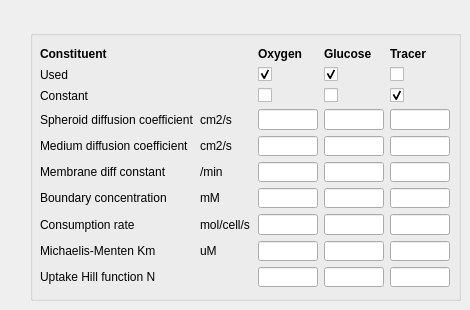
          <widget class="QWidget" name="tab_chemo">
           <property name="enabled">
            <bool>true</bool>
           </property>
           <attribute name="title">
            <string>Constituents</string>
           </attribute>
           <widget class="QGroupBox" name="groupBox_const1">
            <property name="geometry">
             <rect>
              <x>30</x>
              <y>30</y>
              <width>431</width>
              <height>271</height>
             </rect>
            </property>
            <property name="title">
             <string/>
            </property>
            <widget class="QWidget" name="gridLayoutWidget">
             <property name="geometry">
              <rect>
               <x>10</x>
               <y>17</y>
               <width>410</width>
               <height>240</height>
              </rect>
             </property>
             <layout class="QGridLayout" name="gridLayout_3">
              <item row="0" column="0">
               <widget class="QLabel" name="alabel_const">
                <property name="font">
                 <font>
                  <weight>75</weight>
                  <bold>true</bold>
                 </font>
                </property>
                <property name="text">
                 <string>Constituent</string>
                </property>
               </widget>
              </item>
              <item row="1" column="0">
               <widget class="QLabel" name="alabel_constused">
                <property name="font">
                 <font>
                  <weight>50</weight>
                  <bold>false</bold>
                 </font>
                </property>
                <property name="text">
                 <string>Used</string>
                </property>
               </widget>
              </item>
              <item row="3" column="0">
               <widget class="QMyLabel" name="label_OXYGEN_DIFF_COEF">
                <property name="font">
                 <font>
                  <weight>50</weight>
                  <bold>false</bold>
                 </font>
                </property>
                <property name="text">
                 <string>Spheroid diffusion coefficient</string>
                </property>
               </widget>
              </item>
              <item row="6" column="0">
               <widget class="QMyLabel" name="label_OXYGEN_BDRY_CONC">
                <property name="font">
                 <font>
                  <weight>50</weight>
                  <bold>false</bold>
                 </font>
                </property>
                <property name="text">
                 <string>Boundary concentration</string>
                </property>
               </widget>
              </item>
              <item row="0" column="3">
               <widget class="QLabel" name="alabel_OXYGEN">
                <property name="sizePolicy">
                 <sizepolicy hsizetype="Expanding" vsizetype="Fixed">
                  <horstretch>0</horstretch>
                  <verstretch>0</verstretch>
                 </sizepolicy>
                </property>
                <property name="minimumSize">
                 <size>
                  <width>0</width>
                  <height>0</height>
                 </size>
                </property>
                <property name="maximumSize">
                 <size>
                  <width>50</width>
                  <height>16777215</height>
                 </size>
                </property>
                <property name="font">
                 <font>
                  <weight>75</weight>
                  <bold>true</bold>
                 </font>
                </property>
                <property name="text">
                 <string>Oxygen</string>
                </property>
               </widget>
              </item>
              <item row="0" column="4">
               <widget class="QLabel" name="alabel_GLUCOSE">
                <property name="sizePolicy">
                 <sizepolicy hsizetype="Expanding" vsizetype="Fixed">
                  <horstretch>0</horstretch>
                  <verstretch>0</verstretch>
                 </sizepolicy>
                </property>
                <property name="maximumSize">
                 <size>
                  <width>50</width>
                  <height>16777215</height>
                 </size>
                </property>
                <property name="font">
                 <font>
                  <weight>75</weight>
                  <bold>true</bold>
                 </font>
                </property>
                <property name="text">
                 <string>Glucose</string>
                </property>
               </widget>
              </item>
              <item row="6" column="4">
               <widget class="QLineEdit" name="line_GLUCOSE_BDRY_CONC">
                <property name="maximumSize">
                 <size>
                  <width>60</width>
                  <height>16777215</height>
                 </size>
                </property>
                <property name="alignment">
                 <set>Qt::AlignRight|Qt::AlignTrailing|Qt::AlignVCenter</set>
                </property>
               </widget>
              </item>
              <item row="3" column="4">
               <widget class="QLineEdit" name="line_GLUCOSE_DIFF_COEF">
                <property name="maximumSize">
                 <size>
                  <width>60</width>
                  <height>16777215</height>
                 </size>
                </property>
                <property name="alignment">
                 <set>Qt::AlignRight|Qt::AlignTrailing|Qt::AlignVCenter</set>
                </property>
               </widget>
              </item>
              <item row="3" column="3">
               <widget class="QLineEdit" name="line_OXYGEN_DIFF_COEF">
                <property name="maximumSize">
                 <size>
                  <width>60</width>
                  <height>16777215</height>
                 </size>
                </property>
                <property name="alignment">
                 <set>Qt::AlignRight|Qt::AlignTrailing|Qt::AlignVCenter</set>
                </property>
               </widget>
              </item>
              <item row="6" column="3">
               <widget class="QLineEdit" name="line_OXYGEN_BDRY_CONC">
                <property name="maximumSize">
                 <size>
                  <width>60</width>
                  <height>16777215</height>
                 </size>
                </property>
                <property name="alignment">
                 <set>Qt::AlignRight|Qt::AlignTrailing|Qt::AlignVCenter</set>
                </property>
               </widget>
              </item>
              <item row="1" column="3">
               <widget class="QMyCheckBox" name="cbox_USE_OXYGEN">
                <property name="maximumSize">
                 <size>
                  <width>60</width>
                  <height>16777215</height>
                 </size>
                </property>
                <property name="text">
                 <string/>
                </property>
                <property name="checked">
                 <bool>true</bool>
                </property>
               </widget>
              </item>
              <item row="1" column="4">
               <widget class="QMyCheckBox" name="cbox_USE_GLUCOSE">
                <property name="maximumSize">
                 <size>
                  <width>60</width>
                  <height>16777215</height>
                 </size>
                </property>
                <property name="text">
                 <string/>
                </property>
                <property name="checked">
                 <bool>true</bool>
                </property>
               </widget>
              </item>
              <item row="3" column="1">
               <widget class="QLabel" name="units_diffcoef">
                <property name="text">
                 <string>cm2/s</string>
                </property>
               </widget>
              </item>
              <item row="6" column="1">
               <widget class="QLabel" name="units_bdryconc">
                <property name="text">
                 <string>mM</string>
                </property>
               </widget>
              </item>
              <item row="7" column="0">
               <widget class="QMyLabel" name="label_OXYGEN_CONSUMPTION">
                <property name="font">
                 <font>
                  <weight>50</weight>
                  <bold>false</bold>
                 </font>
                </property>
                <property name="text">
                 <string>Consumption rate</string>
                </property>
               </widget>
              </item>
              <item row="7" column="1">
               <widget class="QLabel" name="units_consumption">
                <property name="text">
                 <string>mol/cell/s</string>
                </property>
               </widget>
              </item>
              <item row="7" column="3">
               <widget class="QLineEdit" name="line_OXYGEN_CONSUMPTION">
                <property name="maximumSize">
                 <size>
                  <width>60</width>
                  <height>16777215</height>
                 </size>
                </property>
                <property name="alignment">
                 <set>Qt::AlignRight|Qt::AlignTrailing|Qt::AlignVCenter</set>
                </property>
               </widget>
              </item>
              <item row="7" column="4">
               <widget class="QLineEdit" name="line_GLUCOSE_CONSUMPTION">
                <property name="maximumSize">
                 <size>
                  <width>60</width>
                  <height>16777215</height>
                 </size>
                </property>
                <property name="alignment">
                 <set>Qt::AlignRight|Qt::AlignTrailing|Qt::AlignVCenter</set>
                </property>
               </widget>
              </item>
              <item row="8" column="0">
               <widget class="QMyLabel" name="label_OXYGEN_MM_KM">
                <property name="font">
                 <font>
                  <weight>50</weight>
                  <bold>false</bold>
                 </font>
                </property>
                <property name="text">
                 <string>Michaelis-Menten Km</string>
                </property>
               </widget>
              </item>
              <item row="8" column="1">
               <widget class="QLabel" name="units_MM_Km">
                <property name="text">
                 <string>uM</string>
                </property>
               </widget>
              </item>
              <item row="8" column="3">
               <widget class="QLineEdit" name="line_OXYGEN_MM_KM">
                <property name="maximumSize">
                 <size>
                  <width>60</width>
                  <height>16777215</height>
                 </size>
                </property>
                <property name="alignment">
                 <set>Qt::AlignRight|Qt::AlignTrailing|Qt::AlignVCenter</set>
                </property>
               </widget>
              </item>
              <item row="8" column="4">
               <widget class="QLineEdit" name="line_GLUCOSE_MM_KM">
                <property name="maximumSize">
                 <size>
                  <width>60</width>
                  <height>16777215</height>
                 </size>
                </property>
                <property name="alignment">
                 <set>Qt::AlignRight|Qt::AlignTrailing|Qt::AlignVCenter</set>
                </property>
               </widget>
              </item>
              <item row="9" column="0">
               <widget class="QMyLabel" name="label_OXYGEN_HILL_N">
                <property name="font">
                 <font>
                  <weight>50</weight>
                  <bold>false</bold>
                 </font>
                </property>
                <property name="text">
                 <string>Uptake Hill function N</string>
                </property>
               </widget>
              </item>
              <item row="9" column="3">
               <widget class="QLineEdit" name="line_OXYGEN_HILL_N">
                <property name="maximumSize">
                 <size>
                  <width>60</width>
                  <height>16777215</height>
                 </size>
                </property>
                <property name="alignment">
                 <set>Qt::AlignRight|Qt::AlignTrailing|Qt::AlignVCenter</set>
                </property>
               </widget>
              </item>
              <item row="9" column="4">
               <widget class="QLineEdit" name="line_GLUCOSE_HILL_N">
                <property name="maximumSize">
                 <size>
                  <width>60</width>
                  <height>16777215</height>
                 </size>
                </property>
                <property name="alignment">
                 <set>Qt::AlignRight|Qt::AlignTrailing|Qt::AlignVCenter</set>
                </property>
               </widget>
              </item>
              <item row="5" column="0">
               <widget class="QMyLabel" name="label_OXYGEN_CELL_DIFF">
                <property name="font">
                 <font>
                  <weight>50</weight>
                  <bold>false</bold>
                 </font>
                </property>
                <property name="text">
                 <string>Membrane diff constant</string>
                </property>
               </widget>
              </item>
              <item row="5" column="3">
               <widget class="QLineEdit" name="line_OXYGEN_CELL_DIFF">
                <property name="maximumSize">
                 <size>
                  <width>60</width>
                  <height>16777215</height>
                 </size>
                </property>
                <property name="alignment">
                 <set>Qt::AlignRight|Qt::AlignTrailing|Qt::AlignVCenter</set>
                </property>
               </widget>
              </item>
              <item row="5" column="4">
               <widget class="QLineEdit" name="line_GLUCOSE_CELL_DIFF">
                <property name="maximumSize">
                 <size>
                  <width>60</width>
                  <height>16777215</height>
                 </size>
                </property>
                <property name="alignment">
                 <set>Qt::AlignRight|Qt::AlignTrailing|Qt::AlignVCenter</set>
                </property>
               </widget>
              </item>
              <item row="4" column="3">
               <widget class="QLineEdit" name="line_OXYGEN_MEDIUM_DIFF">
                <property name="maximumSize">
                 <size>
                  <width>60</width>
                  <height>16777215</height>
                 </size>
                </property>
                <property name="alignment">
                 <set>Qt::AlignRight|Qt::AlignTrailing|Qt::AlignVCenter</set>
                </property>
               </widget>
              </item>
              <item row="4" column="4">
               <widget class="QLineEdit" name="line_GLUCOSE_MEDIUM_DIFF">
                <property name="maximumSize">
                 <size>
                  <width>60</width>
                  <height>16777215</height>
                 </size>
                </property>
                <property name="alignment">
                 <set>Qt::AlignRight|Qt::AlignTrailing|Qt::AlignVCenter</set>
                </property>
               </widget>
              </item>
              <item row="4" column="0">
               <widget class="QMyLabel" name="label_OXYGEN_MEDIUM_DIFF">
                <property name="font">
                 <font>
                  <weight>50</weight>
                  <bold>false</bold>
                 </font>
                </property>
                <property name="text">
                 <string>Medium diffusion coefficient</string>
                </property>
               </widget>
              </item>
              <item row="4" column="1">
               <widget class="QLabel" name="units_diffcoef_2">
                <property name="text">
                 <string>cm2/s</string>
                </property>
               </widget>
              </item>
              <item row="0" column="5">
               <widget class="QLabel" name="alabel_tracer">
                <property name="maximumSize">
                 <size>
                  <width>50</width>
                  <height>16777215</height>
                 </size>
                </property>
                <property name="font">
                 <font>
                  <weight>75</weight>
                  <bold>true</bold>
                 </font>
                </property>
                <property name="text">
                 <string>Tracer</string>
                </property>
               </widget>
              </item>
              <item row="1" column="5">
               <widget class="QMyCheckBox" name="cbox_USE_TRACER">
                <property name="maximumSize">
                 <size>
                  <width>60</width>
                  <height>16777215</height>
                 </size>
                </property>
                <property name="text">
                 <string/>
                </property>
                <property name="checked">
                 <bool>false</bool>
                </property>
               </widget>
              </item>
              <item row="3" column="5">
               <widget class="QLineEdit" name="line_TRACER_DIFF_COEF">
                <property name="maximumSize">
                 <size>
                  <width>60</width>
                  <height>16777215</height>
                 </size>
                </property>
                <property name="alignment">
                 <set>Qt::AlignRight|Qt::AlignTrailing|Qt::AlignVCenter</set>
                </property>
               </widget>
              </item>
              <item row="4" column="5">
               <widget class="QLineEdit" name="line_TRACER_MEDIUM_DIFF">
                <property name="maximumSize">
                 <size>
                  <width>60</width>
                  <height>16777215</height>
                 </size>
                </property>
                <property name="alignment">
                 <set>Qt::AlignRight|Qt::AlignTrailing|Qt::AlignVCenter</set>
                </property>
               </widget>
              </item>
              <item row="5" column="5">
               <widget class="QLineEdit" name="line_TRACER_CELL_DIFF">
                <property name="maximumSize">
                 <size>
                  <width>60</width>
                  <height>16777215</height>
                 </size>
                </property>
                <property name="alignment">
                 <set>Qt::AlignRight|Qt::AlignTrailing|Qt::AlignVCenter</set>
                </property>
               </widget>
              </item>
              <item row="6" column="5">
               <widget class="QLineEdit" name="line_TRACER_BDRY_CONC">
                <property name="maximumSize">
                 <size>
                  <width>60</width>
                  <height>16777215</height>
                 </size>
                </property>
                <property name="alignment">
                 <set>Qt::AlignRight|Qt::AlignTrailing|Qt::AlignVCenter</set>
                </property>
               </widget>
              </item>
              <item row="7" column="5">
               <widget class="QLineEdit" name="line_TRACER_CONSUMPTION">
                <property name="maximumSize">
                 <size>
                  <width>60</width>
                  <height>16777215</height>
                 </size>
                </property>
                <property name="alignment">
                 <set>Qt::AlignRight|Qt::AlignTrailing|Qt::AlignVCenter</set>
                </property>
               </widget>
              </item>
              <item row="8" column="5">
               <widget class="QLineEdit" name="line_TRACER_MM_KM">
                <property name="maximumSize">
                 <size>
                  <width>60</width>
                  <height>16777215</height>
                 </size>
                </property>
                <property name="alignment">
                 <set>Qt::AlignRight|Qt::AlignTrailing|Qt::AlignVCenter</set>
                </property>
               </widget>
              </item>
              <item row="9" column="5">
               <widget class="QLineEdit" name="line_TRACER_HILL_N">
                <property name="maximumSize">
                 <size>
                  <width>60</width>
                  <height>16777215</height>
                 </size>
                </property>
                <property name="alignment">
                 <set>Qt::AlignRight|Qt::AlignTrailing|Qt::AlignVCenter</set>
                </property>
               </widget>
              </item>
              <item row="2" column="0">
               <widget class="QLabel" name="alabel_constant">
                <property name="text">
                 <string>Constant</string>
                </property>
               </widget>
              </item>
              <item row="2" column="5">
               <widget class="QMyCheckBox" name="cbox_TRACER_CONSTANT">
                <property name="text">
                 <string/>
                </property>
                <property name="checked">
                 <bool>true</bool>
                </property>
               </widget>
              </item>
              <item row="2" column="4">
               <widget class="QMyCheckBox" name="cbox_GLUCOSE_CONSTANT">
                <property name="text">
                 <string/>
                </property>
               </widget>
              </item>
              <item row="2" column="3">
               <widget class="QMyCheckBox" name="cbox_OXYGEN_CONSTANT">
                <property name="text">
                 <string/>
                </property>
               </widget>
              </item>
              <item row="5" column="1">
               <widget class="QLabel" name="units_O2_membrane_diff">
                <property name="text">
                 <string>/min</string>
                </property>
               </widget>
              </item>
             </layout>
            </widget>
           </widget>
          </widget>
